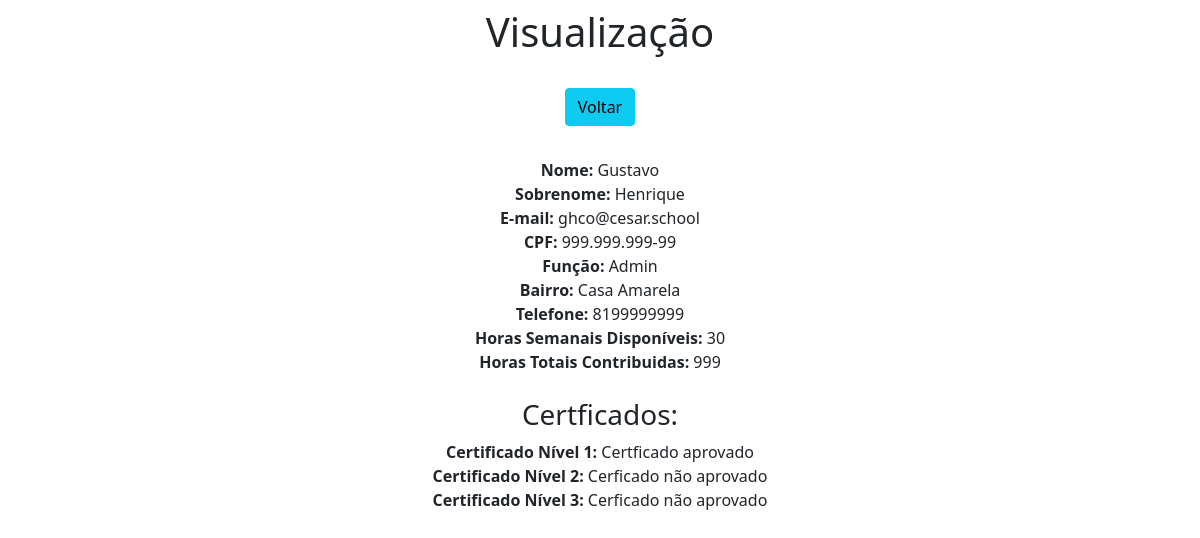
The app's page /view/27/, older data.
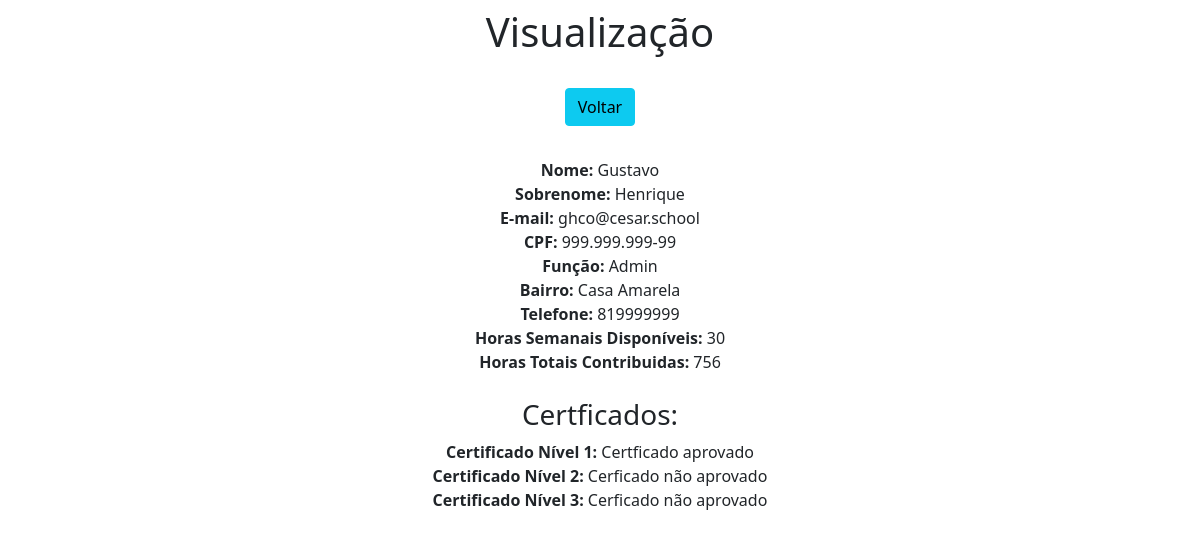
The same page, newer data.
### ERP/models.py (models this page shows)
class Voluntarios(models.Model):
    nome = models.CharField(max_length=30)
    sobrenome = models.CharField(max_length=30)
    email = models.EmailField(max_length=30) # t
    cpf = models.CharField(max_length=30) # t
    funcao = models.CharField(max_length=30)
    bairro = models.CharField(max_length=30) # t
    telefone = models.CharField(max_length=30) # t
    horas_semanais = models.IntegerField()
    horas_contribuidas = models.IntegerField()

### ERP/views.py (the view)
# urls.py: path('view/<int:pk>/', view, name='view'),
def view(request, pk):
    data = {}
    data['db'] = Voluntarios.objects.get(pk=pk)
    return render(request,'view.html', data)

### ERP/templates/view.html (shortened to what this page needs)
<!DOCTYPE html>
<html lang="pt-br">
<head>
	<link href="https://cdn.jsdelivr.net/npm/bootstrap@5.1.3/dist/css/bootstrap.min.css" rel="stylesheet">
</head>
<body>
	<div class="col-8 m-auto pt-2 pb-2 text-center">
		<h1>Visualização</h1>
	</div>
	<div class="col-8 m-auto pt-3 pb-2 text-center">
		<a href="/crud" class="btn btn-info">Voltar</a>
	</div>
	<div class="col-8 m-auto pt-4 pb-2 text-center">
		<strong>Nome: </strong>{{db.nome}}<br>
		<strong>Sobrenome: </strong>{{db.sobrenome}}<br>
		<strong>E-mail: </strong>{{db.email}}<br>
		<strong>CPF: </strong>{{db.cpf}}<br>
        <strong>Função: </strong>{{db.funcao}}<br>
		<strong>Bairro: </strong>{{db.bairro}}<br>
		<strong>Telefone: </strong>{{db.telefone}}<br>
		<strong>Horas Semanais Disponíveis: </strong>{{db.horas_semanais}}<br>
		<strong>Horas Totais Contribuidas: </strong>{{db.horas_contribuidas}}<br>
		<br>
		<h3>Certficados:</h3>
		<strong>Certificado Nível 1: </strong>{% if db.horas_contribuidas >= 700 %}Certficado aprovado{%else%}Cerficado não aprovado{%endif%}<br>
		<strong>Certificado Nível 2: </strong>{% if db.horas_contribuidas >= 1400 %}Certficado aprovado{%else%}Cerficado não aprovado{%endif%}<br>
		<strong>Certificado Nível 3: </strong>{% if db.horas_contribuidas >= 2100 %}Certficado aprovado{%else%}Cerficado não aprovado{%endif%}<br>
	</div>
</body>
</html>

Row changes from the older to the newer data that the page shows:
changed Voluntarios "Gustavo": telefone "8199999999" → "819999999"; horas_contribuidas "999" → "756"
